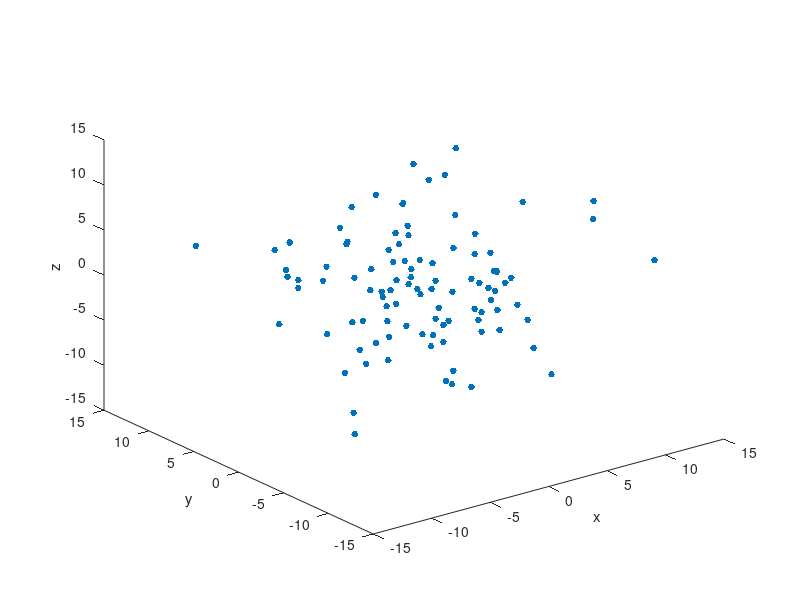

The MATLAB source for this figure: (Note: this script raises an error after producing the figure.)
clear; clc; close all

data = normrnd(0,5,100,3);
figure
plot3(data(:,1),data(:,2),data(:,3),'.','MarkerSize',15);
xlabel('x'); ylabel('y');zlabel('z');

OptionZ.FrameRate=15;OptionZ.Duration=5.5;OptionZ.Periodic=true;

CaptureFigVid([-20,10;-110,10;-190,80;-290,10;-380,10], 'WellMadeVid',OptionZ)
